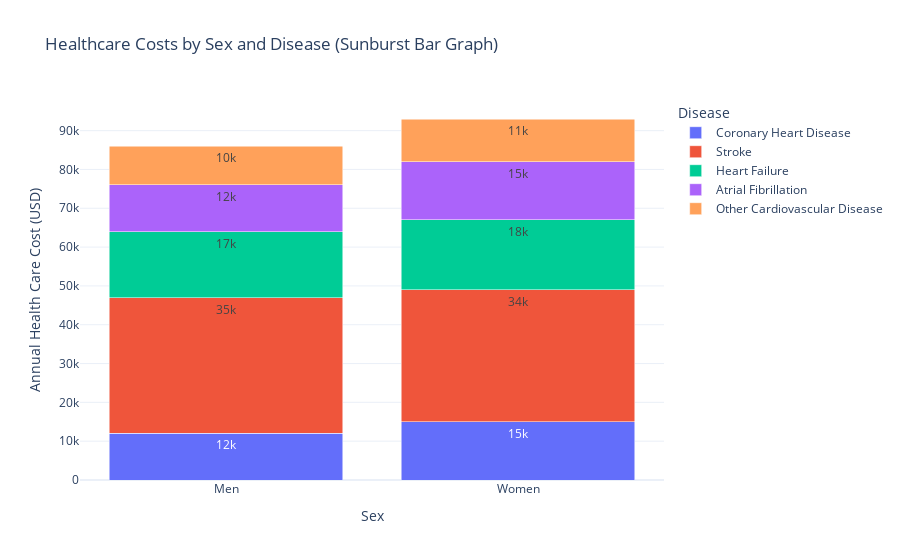

The cell this chart's notebook holds for it:
### Code cell
df_by_sex_melted = df_by_sex.melt(id_vars=['Sex'], var_name='Disease', value_name='Annual Health Care Cost (USD)')

# Create a sunburst-like bar chart
fig = px.bar(
    df_by_sex_melted,
    x='Sex',
    y='Annual Health Care Cost (USD)',
    color='Disease',
    title='Healthcare Costs by Sex and Disease (Sunburst Bar Graph)',
    labels={'Annual Health Care Cost (USD)': 'Cost (USD)', 'Disease': 'Type of Disease'},
    barmode='stack',  # Stack bars to mimic the sunburst hierarchy
    text_auto=True    # Show values on the bars
)

# Adjust layout for better visualization
fig.update_layout(
    xaxis_title='Sex',
    yaxis_title='Annual Health Care Cost (USD)',
    legend_title='Disease',
    template='plotly_white'
)

fig.show()

### Figure 1 — Plotly figure (JSON) as saved in the notebook; plotly's stock layout.template omitted (floating-point values rounded to 4 significant figures)
{"data": [{"alignmentgroup": "True", "hovertemplate": "Type of Disease=Coronary Heart Disease<br>Sex=%{x}<br>Cost (USD)=%{y}<extra></extra>", "legendgroup": "Coronary Heart Disease", "marker": {"color": "#636efa", "pattern": {"shape": ""}}, "name": "Coronary Heart Disease", "offsetgroup": "Coronary Heart Disease", "orientation": "v", "showlegend": true, "textposition": "auto", "texttemplate": "%{y}", "type": "bar", "x": ["Men", "Women"], "xaxis": "x", "y": [12000, 15000], "yaxis": "y"}, {"alignmentgroup": "True", "hovertemplate": "Type of Disease=Stroke<br>Sex=%{x}<br>Cost (USD)=%{y}<extra></extra>", "legendgroup": "Stroke", "marker": {"color": "#EF553B", "pattern": {"shape": ""}}, "name": "Stroke", "offsetgroup": "Stroke", "orientation": "v", "showlegend": true, "textposition": "auto", "texttemplate": "%{y}", "type": "bar", "x": ["Men", "Women"], "xaxis": "x", "y": [35000, 34000], "yaxis": "y"}, {"alignmentgroup": "True", "hovertemplate": "Type of Disease=Heart Failure<br>Sex=%{x}<br>Cost (USD)=%{y}<extra></extra>", "legendgroup": "Heart Failure", "marker": {"color": "#00cc96", "pattern": {"shape": ""}}, "name": "Heart Failure", "offsetgroup": "Heart Failure", "orientation": "v", "showlegend": true, "textposition": "auto", "texttemplate": "%{y}", "type": "bar", "x": ["Men", "Women"], "xaxis": "x", "y": [17000, 18000], "yaxis": "y"}, {"alignmentgroup": "True", "hovertemplate": "Type of Disease=Atrial Fibrillation<br>Sex=%{x}<br>Cost (USD)=%{y}<extra></extra>", "legendgroup": "Atrial Fibrillation", "marker": {"color": "#ab63fa", "pattern": {"shape": ""}}, "name": "Atrial Fibrillation", "offsetgroup": "Atrial Fibrillation", "orientation": "v", "showlegend": true, "textposition": "auto", "texttemplate": "%{y}", "type": "bar", "x": ["Men", "Women"], "xaxis": "x", "y": [12000, 15000], "yaxis": "y"}, {"alignmentgroup": "True", "hovertemplate": "Type of Disease=Other Cardiovascular Disease<br>Sex=%{x}<br>Cost (USD)=%{y}<extra></extra>", "legendgroup": "Other Cardiovascular Disease", "marker": {"color": "#FFA15A", "pattern": {"shape": ""}}, "name": "Other Cardiovascular Disease", "offsetgroup": "Other Cardiovascular Disease", "orientation": "v", "showlegend": true, "textposition": "auto", "texttemplate": "%{y}", "type": "bar", "x": ["Men", "Women"], "xaxis": "x", "y": [10000, 11000], "yaxis": "y"}], "layout": {"barmode": "stack", "legend": {"title": {"text": "Disease"}, "tracegroupgap": 0}, "title": {"text": "Healthcare Costs by Sex and Disease (Sunburst Bar Graph)"}, "xaxis": {"anchor": "y", "domain": [0, 1], "title": {"text": "Sex"}}, "yaxis": {"anchor": "x", "domain": [0, 1], "title": {"text": "Annual Health Care Cost (USD)"}}}}
